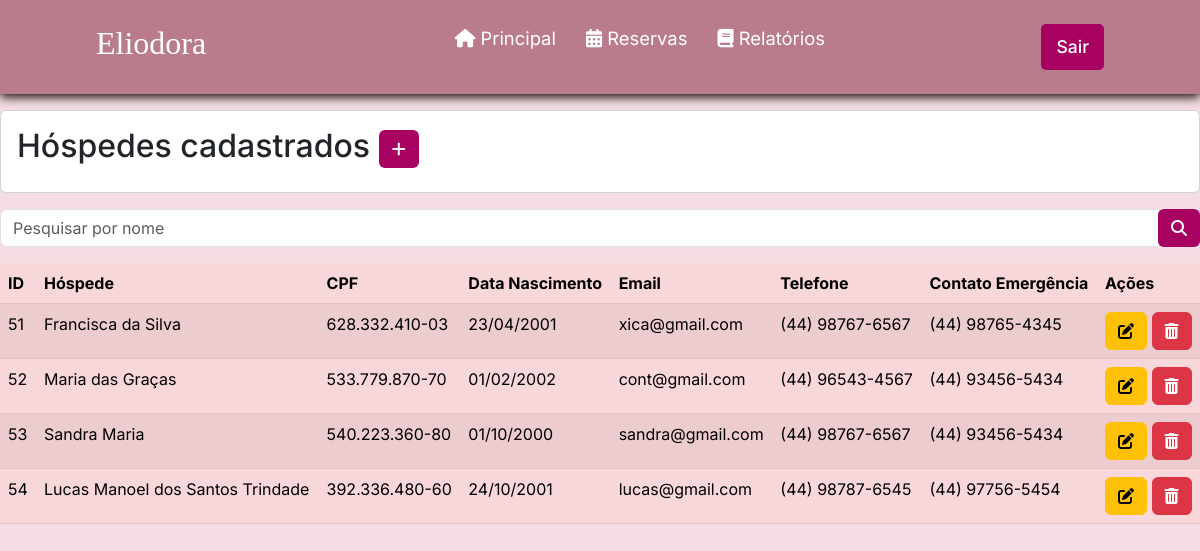
Before: /listarHospedes.php (signed in) with the older database file.
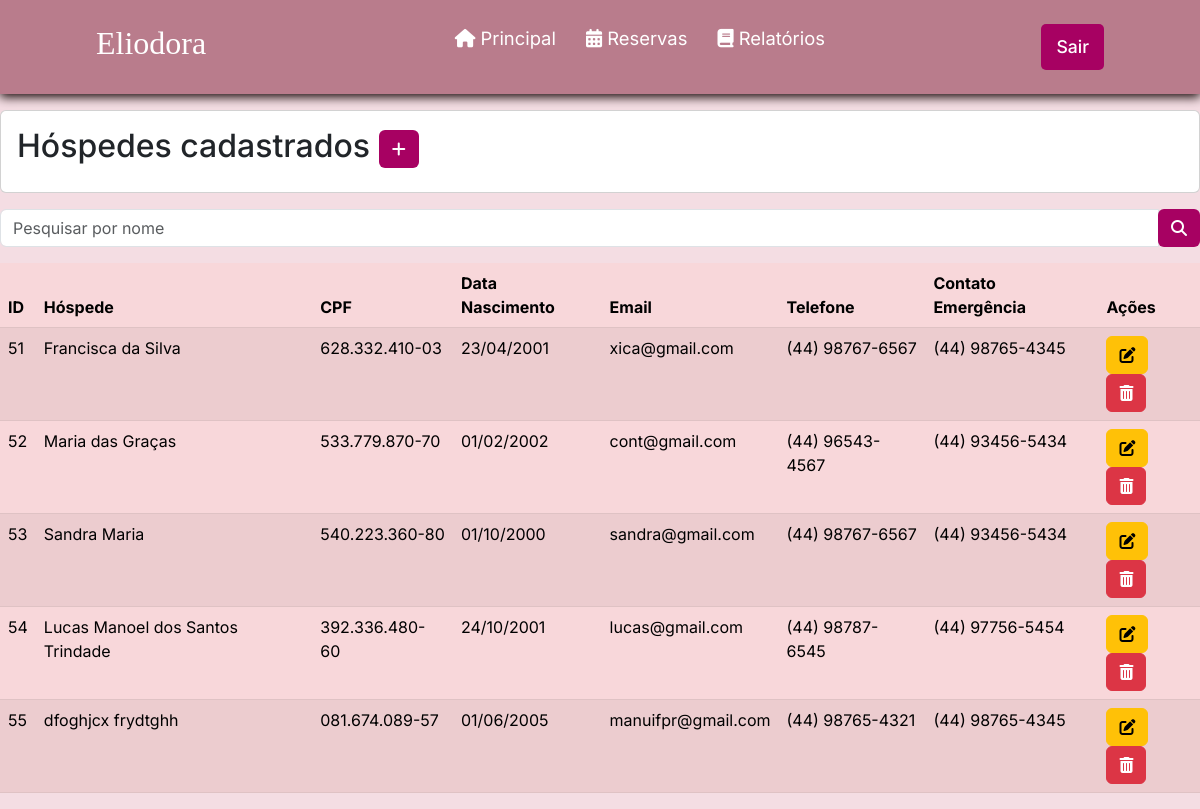
After: the same page with the newer database file.
### tables this page shows
CREATE TABLE `hospede` (
  `id` int(11) NOT NULL,
  `nome` varchar(100) NOT NULL,
  `cpf` varchar(15) NOT NULL,
  `dataNascimento` date NOT NULL,
  `genero` varchar(1) NOT NULL,
  `estado` varchar(100) NOT NULL,
  `cidade` varchar(100) NOT NULL,
  `endereco` varchar(100) NOT NULL,
  `numeroEndereco` int(11) NOT NULL,
  `cep` varchar(15) NOT NULL,
  `email` varchar(45) NOT NULL,
  `telefone` varchar(20) NOT NULL,
  `contatoEmergencia` varchar(20) NOT NULL
);

### listarHospedes.php (the view, shortened to what this page needs)
<?php
require_once("conexao.php");
$V_WHERE = " ";
$sql = "SELECT * FROM hospede
        WHERE 1 = 1 " . $V_WHERE;
$resultado = mysqli_query($conexao, $sql);
?>
<?php require_once("cabecalho.php"); ?>
<div class="card mt-3 mb-3">
  <div class="card-body">
    <h2 class="card-title">Hóspedes cadastrados
      <a href="cadastrarHospede.php" class="btn btn-sn" style="background-color: #a70162; color: #fff;"><i
          class="fa-solid fa-plus"></i>
      </a>
    </h2>
  </div>
</div>
<form method="post">
  <div class="input-group mb-3">
    <input type="text" name="nome" id="nome" class="form-control" placeholder="Pesquisar por nome"
      aria-label="Recipient's username" aria-describedby="basic-addon2">
    <div class="input-group-append">
      <button name="pesquisar" class="btn" style="background-color: #a70162; color: #fff;" type="submit"><i
          class="fa-solid fa-magnifying-glass"></i> </button>
</form>
<table class="table table-danger table-striped">
  <thead>
    <tr>
      <th scope="col">ID</th>
      <th scope="col">Hóspede</th>
      <th scope="col">CPF</th>
      <th scope="col">Data Nascimento</th>
      <th scope="col">Email</th>
      <th scope="col">Telefone</th>
      <th scope="col">Contato Emergência</th>
      <th scope="col">Ações</th>
    </tr>
  </thead>
  <tbody>
    <?php while ($linha = mysqli_fetch_array($resultado)) { ?>
      <tr>
        <td>
          <?= $linha['id'] ?>
        <td>
          <?= $linha['nome'] ?>
        </td>
        <td>
          <?= $linha['cpf'] ?>
        </td>
        <td>
          <?= date('d/m/Y', strtotime($linha['dataNascimento'])) ?>
        </td>
        <td>
          <?= $linha['email'] ?>
        </td>
        <td>
          <?= $linha['telefone'] ?>
        </td>
        <td>
          <?= $linha['contatoEmergencia'] ?>
        </td>
        <td>
          <a href="alterarHospede.php?id=<?= $linha['id'] ?>" class="btn btn-warning">
            <i class="fa-solid fa-pen-to-square"></i>
          </a>
          <a href="listarHospedes.php?id=<?= $linha['id'] ?>" class="btn btn-danger"
            onclick="return confirm('Confirma exclusão')">
            <i class="fa-solid fa-trash-can"></i>
          </a>
        </td>
      </tr>
    <?php } ?>
  </tbody>
</table>
</body>
</html>

Changed rows visible on the page:
added hospede: id "55", nome "dfoghjcx frydtghh", cpf "081.674.089-57", dataNascimento "01/06/2005", email "manuifpr@gmail.com", telefone "(44) 98765-4321", contatoEmergencia "(44) 98765-4345"
